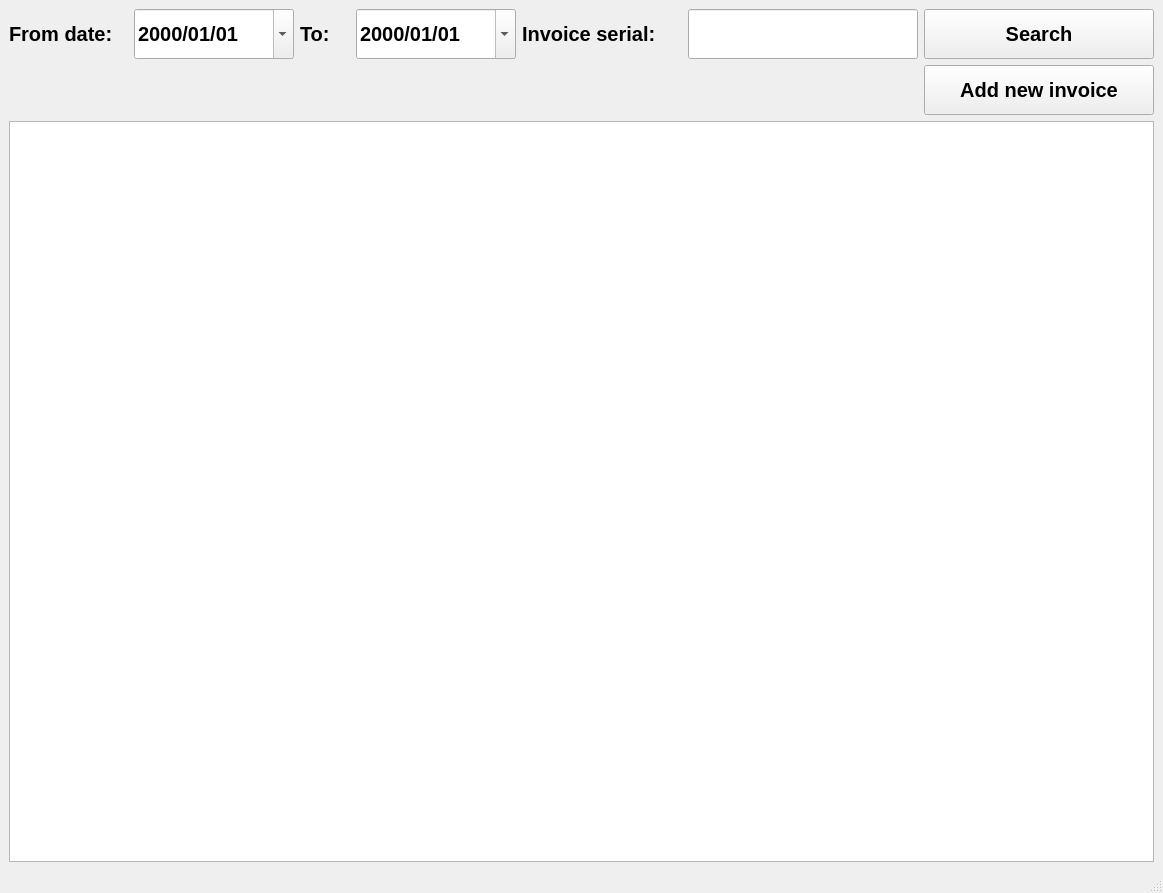
<?xml version="1.0" encoding="UTF-8"?>
<ui version="4.0">
 <class>invoicesManagerWindow</class>
 <widget class="QMainWindow" name="invoicesManagerWindow">
  <property name="geometry">
   <rect>
    <x>0</x>
    <y>0</y>
    <width>1163</width>
    <height>893</height>
   </rect>
  </property>
  <property name="windowTitle">
   <string>Invoices manager</string>
  </property>
  <widget class="QWidget" name="centralwidget">
   <layout class="QVBoxLayout" name="verticalLayout">
    <item>
     <layout class="QHBoxLayout" name="horizontalLayout" stretch="0,0,0,0,0,0,0">
      <property name="spacing">
       <number>6</number>
      </property>
      <property name="sizeConstraint">
       <enum>QLayout::SetNoConstraint</enum>
      </property>
      <item>
       <widget class="QLabel" name="form_date_edit">
        <property name="maximumSize">
         <size>
          <width>130</width>
          <height>50</height>
         </size>
        </property>
        <property name="font">
         <font>
          <pointsize>15</pointsize>
          <bold>true</bold>
         </font>
        </property>
        <property name="text">
         <string>From date:</string>
        </property>
       </widget>
      </item>
      <item>
       <widget class="QDateEdit" name="from_date_edit">
        <property name="sizePolicy">
         <sizepolicy hsizetype="Preferred" vsizetype="Preferred">
          <horstretch>0</horstretch>
          <verstretch>0</verstretch>
         </sizepolicy>
        </property>
        <property name="minimumSize">
         <size>
          <width>160</width>
          <height>50</height>
         </size>
        </property>
        <property name="maximumSize">
         <size>
          <width>16777215</width>
          <height>50</height>
         </size>
        </property>
        <property name="font">
         <font>
          <pointsize>15</pointsize>
          <bold>true</bold>
         </font>
        </property>
        <property name="displayFormat">
         <string>yyyy/MM/dd</string>
        </property>
        <property name="calendarPopup">
         <bool>true</bool>
        </property>
       </widget>
      </item>
      <item>
       <widget class="QLabel" name="to_label">
        <property name="maximumSize">
         <size>
          <width>50</width>
          <height>50</height>
         </size>
        </property>
        <property name="font">
         <font>
          <pointsize>15</pointsize>
          <bold>true</bold>
         </font>
        </property>
        <property name="text">
         <string>To:</string>
        </property>
       </widget>
      </item>
      <item>
       <widget class="QDateEdit" name="to_date_edit">
        <property name="sizePolicy">
         <sizepolicy hsizetype="Preferred" vsizetype="Preferred">
          <horstretch>0</horstretch>
          <verstretch>0</verstretch>
         </sizepolicy>
        </property>
        <property name="minimumSize">
         <size>
          <width>160</width>
          <height>50</height>
         </size>
        </property>
        <property name="maximumSize">
         <size>
          <width>16777215</width>
          <height>50</height>
         </size>
        </property>
        <property name="font">
         <font>
          <pointsize>15</pointsize>
          <bold>true</bold>
         </font>
        </property>
        <property name="displayFormat">
         <string>yyyy/MM/dd</string>
        </property>
        <property name="calendarPopup">
         <bool>true</bool>
        </property>
       </widget>
      </item>
      <item>
       <widget class="QLabel" name="invoice_serial_label">
        <property name="minimumSize">
         <size>
          <width>160</width>
          <height>50</height>
         </size>
        </property>
        <property name="maximumSize">
         <size>
          <width>160</width>
          <height>50</height>
         </size>
        </property>
        <property name="font">
         <font>
          <pointsize>15</pointsize>
          <bold>true</bold>
         </font>
        </property>
        <property name="text">
         <string>Invoice serial:</string>
        </property>
       </widget>
      </item>
      <item>
       <widget class="QLineEdit" name="invoice_serial_line_edit">
        <property name="sizePolicy">
         <sizepolicy hsizetype="Preferred" vsizetype="Preferred">
          <horstretch>0</horstretch>
          <verstretch>0</verstretch>
         </sizepolicy>
        </property>
        <property name="minimumSize">
         <size>
          <width>230</width>
          <height>50</height>
         </size>
        </property>
        <property name="maximumSize">
         <size>
          <width>16777215</width>
          <height>50</height>
         </size>
        </property>
       </widget>
      </item>
      <item>
       <widget class="QPushButton" name="search_btn">
        <property name="sizePolicy">
         <sizepolicy hsizetype="Preferred" vsizetype="Preferred">
          <horstretch>0</horstretch>
          <verstretch>0</verstretch>
         </sizepolicy>
        </property>
        <property name="minimumSize">
         <size>
          <width>230</width>
          <height>50</height>
         </size>
        </property>
        <property name="maximumSize">
         <size>
          <width>230</width>
          <height>50</height>
         </size>
        </property>
        <property name="font">
         <font>
          <pointsize>15</pointsize>
          <bold>true</bold>
         </font>
        </property>
        <property name="text">
         <string>Search</string>
        </property>
       </widget>
      </item>
     </layout>
    </item>
    <item>
     <widget class="QPushButton" name="add_new_invoice_btn">
      <property name="sizePolicy">
       <sizepolicy hsizetype="Preferred" vsizetype="Preferred">
        <horstretch>0</horstretch>
        <verstretch>0</verstretch>
       </sizepolicy>
      </property>
      <property name="minimumSize">
       <size>
        <width>230</width>
        <height>50</height>
       </size>
      </property>
      <property name="maximumSize">
       <size>
        <width>230</width>
        <height>50</height>
       </size>
      </property>
      <property name="font">
       <font>
        <pointsize>15</pointsize>
        <bold>true</bold>
       </font>
      </property>
      <property name="layoutDirection">
       <enum>Qt::RightToLeft</enum>
      </property>
      <property name="text">
       <string>Add new invoice</string>
      </property>
     </widget>
    </item>
    <item>
     <widget class="QTableView" name="invoices_table_view"/>
    </item>
   </layout>
  </widget>
  <widget class="QMenuBar" name="menubar">
   <property name="geometry">
    <rect>
     <x>0</x>
     <y>0</y>
     <width>1163</width>
     <height>19</height>
    </rect>
   </property>
  </widget>
  <widget class="QStatusBar" name="statusbar"/>
 </widget>
 <resources/>
 <connections/>
</ui>
